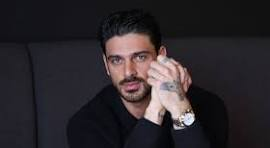
#> input picture michelle.jpg, 270 x 148 px
$ python facedetect.py
#> lines starting #> are read from the running program, lines starting #| are printed output that depends on the picture; after the words box and inside, x2 and y2 are one past the last pixel; in counts of white or black regions, pixels touching at a corner belong together
import cv2

face_cascade = cv2.CascadeClassifier(cv2.data.haarcascades + 'haarcascade_frontalface_default.xml')
img = cv2.imread('michelle.jpg')
#> img is the input picture: shape (148, 270, 3); mean B, G, R 44.2, 40.2, 45.5
gray = cv2.cvtColor(img, cv2.COLOR_BGR2GRAY)
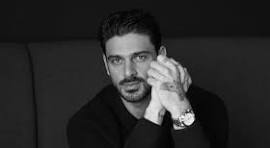
#> gray: shape (148, 270); min 0, max 253, mean 42.2

faces = face_cascade.detectMultiScale(gray, 1.1, 4)
#> faces = [[97, 34, 65, 65]]

for (x, y, w, h) in faces:
    cv2.rectangle(img, (x, y), (x+w, y+h), (255, 0, 0), 2)
#> this loop made 1 pass
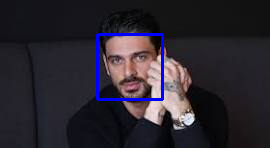
#> img: shape (148, 270, 3); 1.94% of pixels changed, all inside (x1, y1, x2, y2) = (96, 33, 164, 101)

cv2.imshow('Faces', img)
cv2.waitKey(0)
cv2.destroyAllWindows()
